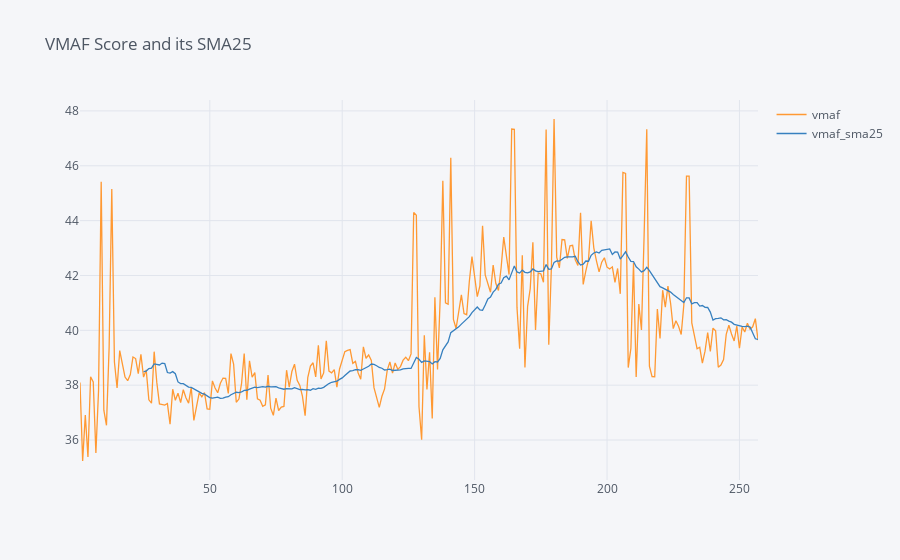

The notebook cell saved with this chart:
### Markdown cell above
Starting by the VMAF metric and its 25 frames (1s) simple moving average.

### Code cell
dfs["vmaf"].iplot(y=["vmaf", "vmaf_sma25"], title="VMAF Score and its SMA25")

### Figure 1 — Plotly figure (JSON) as saved in the notebook; plotly's stock layout.template omitted (floating-point values rounded to 4 significant figures; data arrays with more than 128 entries replaced by an {"elided": "..."} marker saying what was removed)
{"data": [{"line": {"color": "rgba(255, 153, 51, 1.0)", "dash": "solid", "shape": "linear", "width": 1.3}, "mode": "lines", "name": "vmaf", "text": "", "type": "scatter", "x": {"elided": "257 int values"}, "y": {"elided": "257 float values"}}, {"line": {"color": "rgba(55, 128, 191, 1.0)", "dash": "solid", "shape": "linear", "width": 1.3}, "mode": "lines", "name": "vmaf_sma25", "text": "", "type": "scatter", "x": {"elided": "257 int values"}, "y": {"elided": "257 mixed values"}}], "layout": {"autosize": true, "legend": {"bgcolor": "#F5F6F9", "font": {"color": "#4D5663"}}, "paper_bgcolor": "#F5F6F9", "plot_bgcolor": "#F5F6F9", "title": {"font": {"color": "#4D5663"}, "text": "VMAF Score and its SMA25"}, "xaxis": {"autorange": true, "gridcolor": "#E1E5ED", "range": [1, 257], "showgrid": true, "tickfont": {"color": "#4D5663"}, "title": {"font": {"color": "#4D5663"}, "text": ""}, "type": "linear", "zerolinecolor": "#E1E5ED"}, "yaxis": {"autorange": true, "gridcolor": "#E1E5ED", "range": [34.54, 48.4], "showgrid": true, "tickfont": {"color": "#4D5663"}, "title": {"font": {"color": "#4D5663"}, "text": ""}, "type": "linear", "zerolinecolor": "#E1E5ED"}}}
